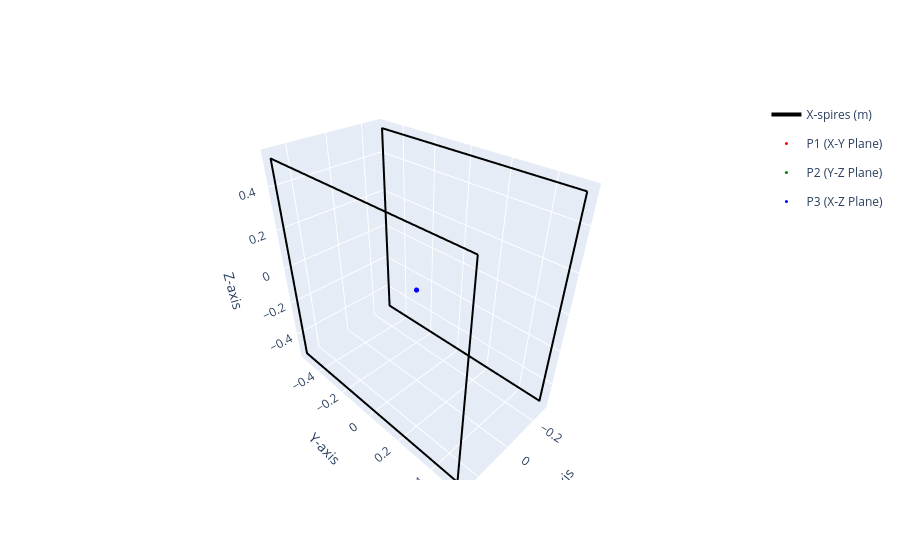

The code cell stored with this chart in its notebook:
### Code cell
X, Y, Z = sim.generate_range([0,0],[0,0],[0,0], step_size_x = grid_length_size)

hplot.plot_grid(X, Y, Z, f0)

### Figure 1 — Plotly figure (JSON) as saved in the notebook; plotly's stock layout.template omitted (floating-point values rounded to 4 significant figures; data arrays with more than 128 entries replaced by an {"elided": "..."} marker saying what was removed)
{"data": [{"legendgroup": "X-spires (m)", "line": {"color": "black", "width": 4}, "mode": "lines", "name": "X-spires (m)", "showlegend": true, "type": "scatter3d", "x": {"elided": "400 float values"}, "y": {"elided": "400 float values"}, "z": {"elided": "400 float values"}}, {"legendgroup": "X-spires (m)", "line": {"color": "black", "width": 4}, "mode": "lines", "showlegend": false, "type": "scatter3d", "x": {"elided": "400 float values"}, "y": {"elided": "400 float values"}, "z": {"elided": "400 float values"}}, {"marker": {"color": "red", "size": 3}, "mode": "markers", "name": "P1 (X-Y Plane)", "type": "scatter3d", "x": [0.0], "y": [0.0], "z": [0.0]}, {"marker": {"color": "green", "size": 3}, "mode": "markers", "name": "P2 (Y-Z Plane)", "type": "scatter3d", "x": [0.0], "y": [0.0], "z": [0.0]}, {"marker": {"color": "blue", "size": 3}, "mode": "markers", "name": "P3 (X-Z Plane)", "type": "scatter3d", "x": [0.0], "y": [0.0], "z": [0.0]}], "layout": {"scene": {"xaxis": {"title": {"text": "X-axis"}}, "yaxis": {"title": {"text": "Y-axis"}}, "zaxis": {"title": {"text": "Z-axis"}}}}}
